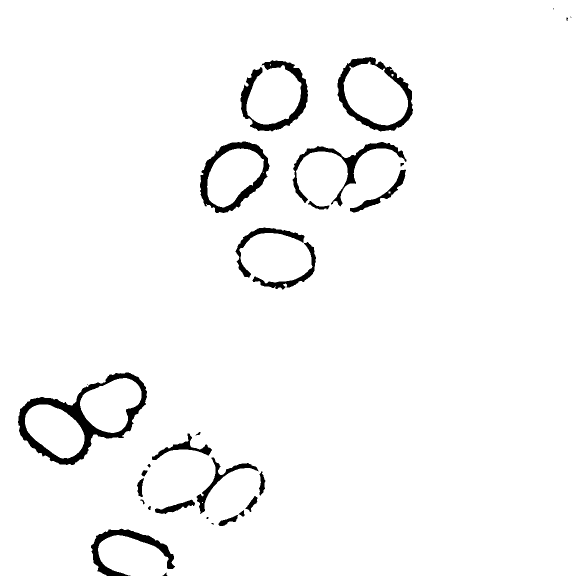
#> input picture s.png, 1152 x 1152 px (shown at 1/2 size); its folder holds only this picture in this run
$ python -i segmentation.py   (imports and definitions only)
#> lines starting #> are read from the running program, lines starting #| are printed output that depends on the picture; after the words box and inside, x2 and y2 are one past the last pixel; in counts of white or black regions, pixels touching at a corner belong together
#> `picture = cv2.imread('../s.png', cv2.IMREAD_GRAYSCALE)`: picture: shape (1152, 1152); 96.7% white; 31 black regions (6 under 20 px), largest, box (x1, y1, x2, y2) and area: (36, 745, 294, 930) 9700, (675, 114, 826, 263) 5019, (400, 283, 539, 426) 4985
#!/usr/bin/env python3
# -*- coding: utf-8 -*-
"""
Created on Sat Dec 12 22:08:13 2020

The script contains main segmentation function doSeg(gfp_path, mcy_path) that
generate binary masks from raw fluroscent microscopy images. Major steps includes:
intensity rescaling (also output), channel combination via averaging, Sobel edge
detection, adaptive edge intensity rescaling, binarization, hole filling and
naive geometric segmentation.

The script is able to recover most of the weak edges, though, naive geometric
segmentation results in much over-segmentation.

Time performance is evaluated as ~ 600 s per 289 * 1200 * 1200 dataset (dimension: txy).

@author: Full Moon
"""

import math
import numpy as np
import time
import skimage.io as io
import skimage.exposure as exposure
import skimage.filters as filters
import skimage.measure as measure
from skimage.filters import threshold_otsu
from skimage.morphology import remove_small_objects, binary_opening, binary_erosion
from scipy import ndimage as ndi
import skimage.segmentation as segmentation

def doWaterShed(image):
    image = image.astype('bool')
    distance = ndi.distance_transform_edt(image)
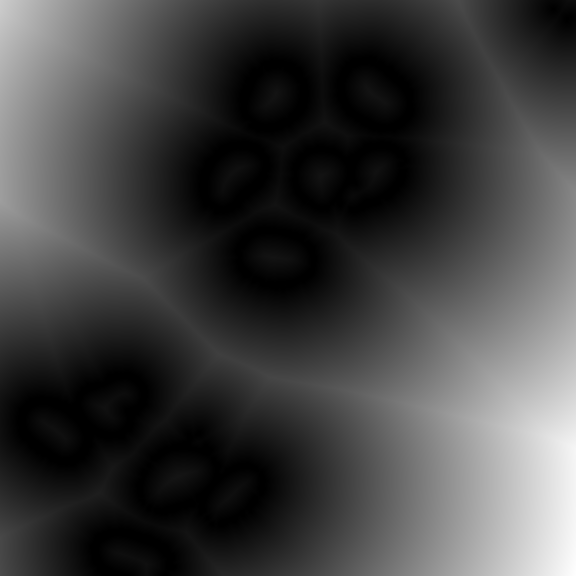
#> distance: shape (1152, 1152) float64 (shown at 1/2 size); min 0, max 645.9, mean 166.4; drawn with min black and max white
    distance = filters.gaussian(distance, sigma=10)
    mask_f = distance>=0.7*np.max(distance)
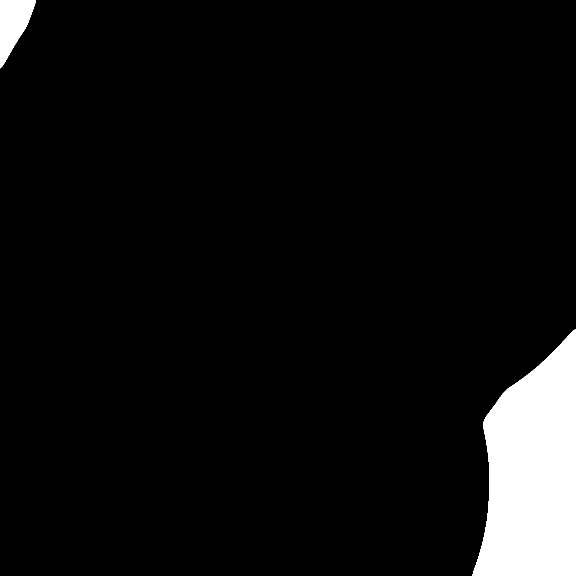
#> mask_f: shape (1152, 1152) bool (shown at 1/2 size); 6% white; 2 white regions, box (x1, y1, x2, y2) and area: (945, 658, 1152, 1152) 74469, (0, 0, 72, 137) 5662
    markers = ndi.label(mask_f)[0]
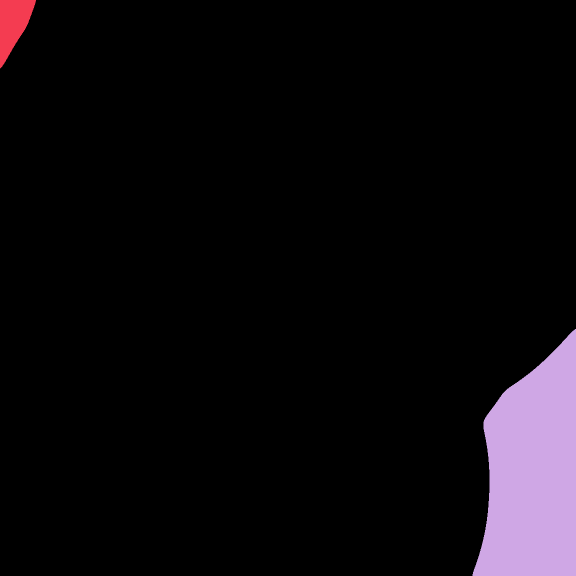
#> markers: shape (1152, 1152) int32 (shown at 1/2 size); 3 distinct labels, from 0 to 2; one colour per label, 0 black
    labels = segmentation.watershed(-distance, markers, mask=image, watershed_line=True)
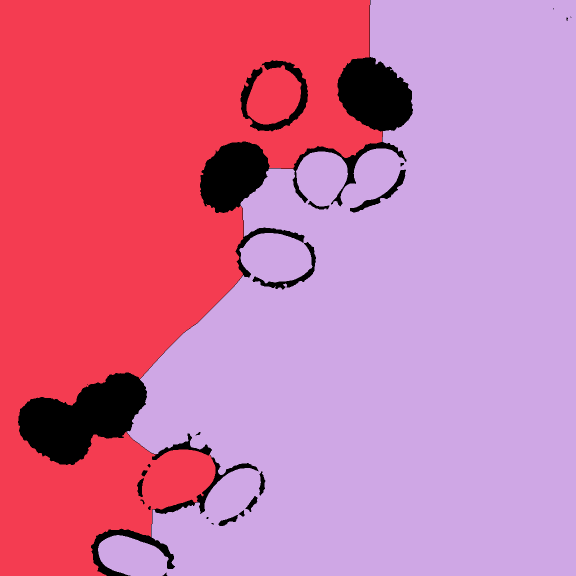
#> labels: shape (1152, 1152) int32 (shown at 1/2 size); 3 distinct labels, from 0 to 2; one colour per label, 0 black
    return labels

# [77 lines left out: functions adaptive_rescaling, doSeg, not called in this run]

#============================= Testing ========================================
'''
gfp_path = 'data/P1_gfp.tif'
mcy_path = 'data/P1_mCherry.tif'
out = doSeg(gfp_path,mcy_path)
'''
#mask = io.imread('../data/P1_mask_out.tif')
#image = mask[20,:,:]
'''
t = ave_gau[7,:,:].copy()
t_p_ori = threshold_otsu(t)
t_ori_pcd = t >= t_p_ori
t = adaptive_rescaling(t, k=7)
t_p = threshold_otsu(t)
t_pcd = t >= t_p

io.imshow(t_ori_pcd)
io.imshow(t_pcd)
io.imsave('data/adp_rscl_otsu.tif', t_pcd)

import tifffile as tif
tif.imsave('data/mask_test.tif', mask)
'''

>>> import cv2
>>> picture = cv2.imread('../s.png', cv2.IMREAD_GRAYSCALE)
>>> result = doWaterShed(picture)
